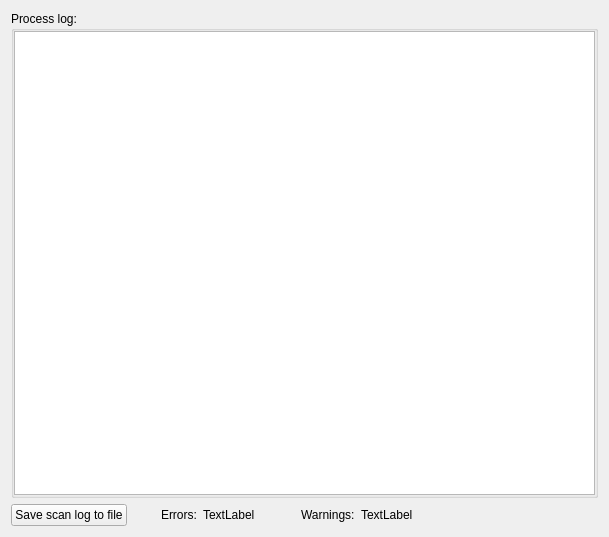
<?xml version="1.0" encoding="UTF-8"?>
<ui version="4.0">
 <class>IC_ProgressPage_q</class>
 <widget class="QWizardPage" name="IC_ProgressPage_q">
  <property name="geometry">
   <rect>
    <x>0</x>
    <y>0</y>
    <width>609</width>
    <height>537</height>
   </rect>
  </property>
  <property name="windowTitle">
   <string>WizardPage</string>
  </property>
  <layout class="QGridLayout" name="gridLayout">
   <item row="0" column="0">
    <widget class="QGroupBox" name="buttonGroup8">
     <property name="title">
      <string>Process log:</string>
     </property>
     <layout class="QVBoxLayout">
      <property name="margin">
       <number>0</number>
      </property>
      <item>
       <widget class="QTextEdit" name="importLog">
        <property name="readOnly">
         <bool>true</bool>
        </property>
       </widget>
      </item>
     </layout>
    </widget>
   </item>
   <item row="1" column="0">
    <layout class="QHBoxLayout" name="horizontalLayout">
     <item>
      <widget class="QPushButton" name="logSaveButton">
       <property name="text">
        <string>Save scan log to file</string>
       </property>
      </widget>
     </item>
     <item>
      <spacer name="spacer">
       <property name="orientation">
        <enum>Qt::Horizontal</enum>
       </property>
       <property name="sizeType">
        <enum>QSizePolicy::Fixed</enum>
       </property>
       <property name="sizeHint" stdset="0">
        <size>
         <width>28</width>
         <height>20</height>
        </size>
       </property>
      </spacer>
     </item>
     <item>
      <widget class="QLabel" name="label">
       <property name="text">
        <string>Errors:</string>
       </property>
      </widget>
     </item>
     <item>
      <widget class="QLabel" name="errors_count_display">
       <property name="text">
        <string>TextLabel</string>
       </property>
      </widget>
     </item>
     <item>
      <spacer name="horizontalSpacer_2">
       <property name="orientation">
        <enum>Qt::Horizontal</enum>
       </property>
       <property name="sizeType">
        <enum>QSizePolicy::Fixed</enum>
       </property>
       <property name="sizeHint" stdset="0">
        <size>
         <width>40</width>
         <height>20</height>
        </size>
       </property>
      </spacer>
     </item>
     <item>
      <widget class="QLabel" name="label_2">
       <property name="text">
        <string>Warnings:</string>
       </property>
      </widget>
     </item>
     <item>
      <widget class="QLabel" name="warnings_count_display">
       <property name="text">
        <string>TextLabel</string>
       </property>
      </widget>
     </item>
     <item>
      <spacer name="horizontalSpacer">
       <property name="orientation">
        <enum>Qt::Horizontal</enum>
       </property>
       <property name="sizeHint" stdset="0">
        <size>
         <width>40</width>
         <height>20</height>
        </size>
       </property>
      </spacer>
     </item>
    </layout>
   </item>
  </layout>
 </widget>
 <resources/>
 <connections>
  <connection>
   <sender>logSaveButton</sender>
   <signal>clicked()</signal>
   <receiver>IC_ProgressPage_q</receiver>
   <slot>saveLog()</slot>
   <hints>
    <hint type="sourcelabel">
     <x>160</x>
     <y>513</y>
    </hint>
    <hint type="destinationlabel">
     <x>304</x>
     <y>268</y>
    </hint>
   </hints>
  </connection>
 </connections>
 <slots>
  <slot>saveLog()</slot>
 </slots>
</ui>
